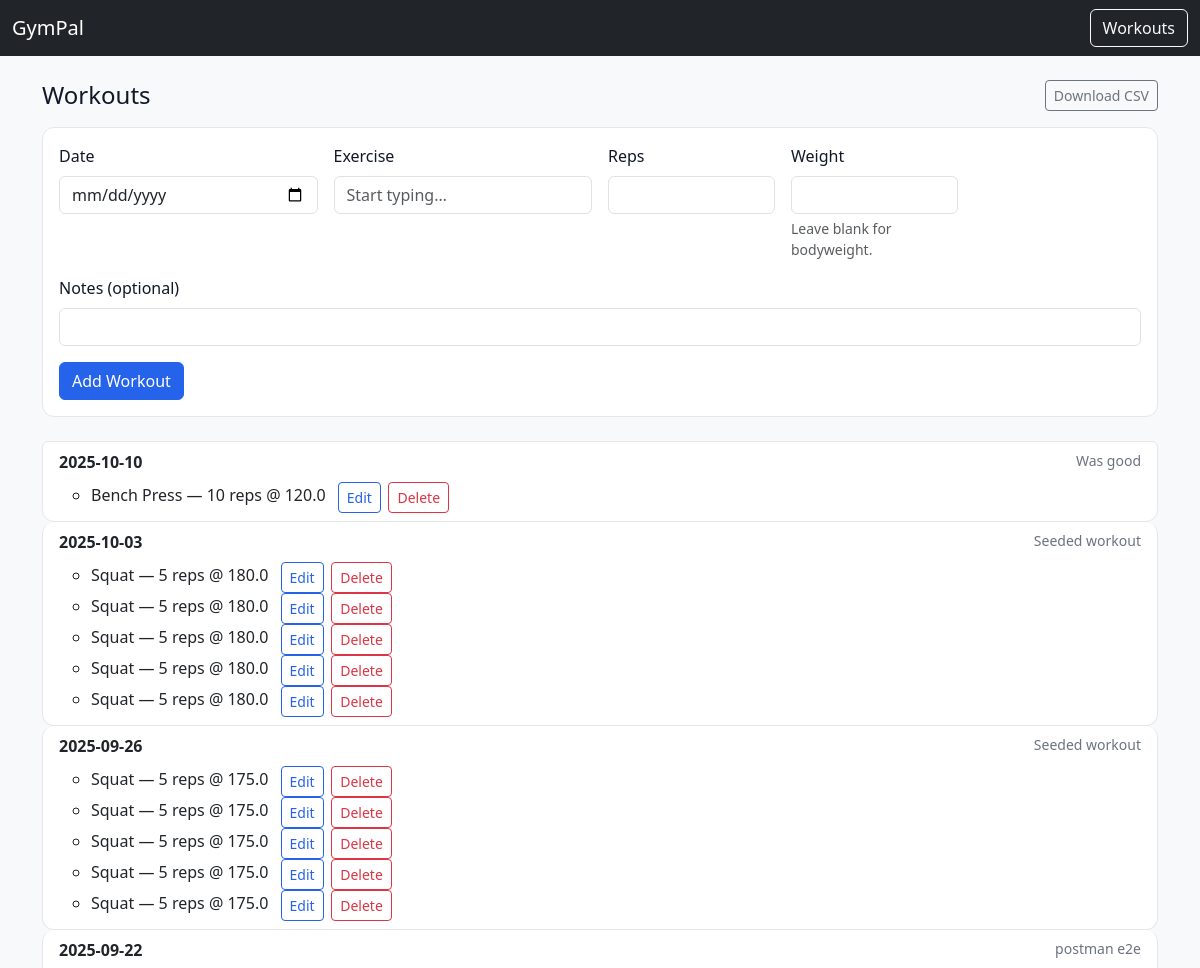
/workouts (upper part), run on an earlier commit of the app's database.
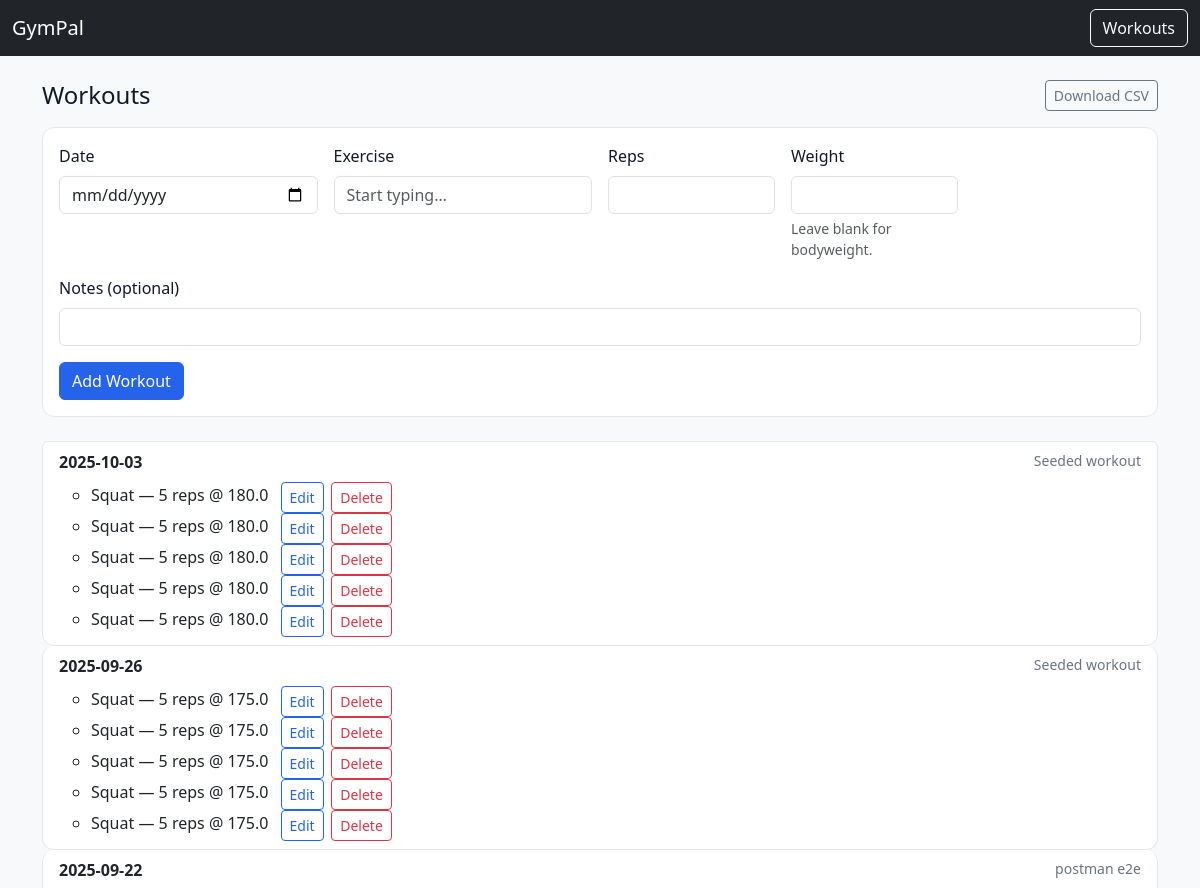
And on a later commit of the database.
### app.py (models this page shows)
class Base(DeclarativeBase):
    pass

class Workout(Base):
    __tablename__ = "workouts"
    id = Column(Integer, primary_key=True)
    user_id = Column(Integer, ForeignKey("users.id"), nullable=False)
    date = Column(Date, default=date.today)
    notes = Column(String(255), default="")
    user = relationship("User", back_populates="workouts")
    sets = relationship("Set", back_populates="workout", cascade="all, delete-orphan")

class Set(Base):
    __tablename__ = "sets"
    id = Column(Integer, primary_key=True)
    workout_id = Column(Integer, ForeignKey("workouts.id"), nullable=False)
    exercise_id = Column(Integer, ForeignKey("exercises.id"), nullable=False)
    reps = Column(Integer, nullable=False)
    weight = Column(Float, nullable=True)
    workout = relationship("Workout", back_populates="sets")
    exercise = relationship("Exercise")

class Exercise(Base):
    __tablename__ = "exercises"
    id = Column(Integer, primary_key=True)
    user_id = Column(Integer, ForeignKey("users.id"), nullable=False)
    name = Column(String(80), nullable=False)
    tag = Column(String(24), default="General")
    user = relationship("User", back_populates="exercises")
    __table_args__ = (
        UniqueConstraint("user_id", "name", name="uq_exercise_user_name"),
    )

### app.py (the view, shortened to what this page needs)
@app.route("/workouts", methods=["GET", "POST"])
def workouts():
    db = SessionLocal()
    try:
        user = get_user(db)
        ex_names = [e.name for e in db.query(Exercise).filter_by(user_id=user.id).order_by(Exercise.name).all()]
        rows = recent_workouts_for_user(db, user.id)
        return render_template("workouts.html", ex_names=ex_names, workouts=rows, form={})
    finally:
        SessionLocal.remove()

### app.py (called while the page is built)
def get_user(session):
    u = session.query(User).filter_by(email="default@local").first()
    if not u:
        u = User(email="default@local")
        session.add(u); session.commit()
    return u

def recent_workouts_for_user(db, user_id: int, limit=20):
    items = (db.query(Workout)
               .filter_by(user_id=user_id)
               .order_by(Workout.date.desc())
               .limit(limit).all())
    rows = []
    for w in items:
        pairs = (db.query(Set, Exercise)
                 .join(Exercise, Exercise.id == Set.exercise_id)
                 .filter(Set.workout_id == w.id).all())
        rows.append((w, pairs))
    return rows

@app.after_request
def add_security_headers(resp):
    resp.headers["X-Content-Type-Options"] = "nosniff"
    resp.headers["X-Frame-Options"] = "DENY"
    resp.headers["Referrer-Policy"] = "no-referrer"
    resp.headers["Content-Security-Policy"] = (
        "default-src 'self'; "
        "script-src 'self' https://cdn.jsdelivr.net; "
        "style-src 'self' https://cdn.jsdelivr.net; "
        "img-src 'self' data:; "
        "connect-src 'self';"
    )
    return resp

### templates/workouts.html (shortened to what this page needs)
{% extends "base.html" %}
{% block content %}
<h1 class="h4 mb-3 d-flex align-items-center justify-content-between">
  <span>Workouts</span>
  <a class="btn btn-sm btn-outline-secondary" href="{{ url_for('export_csv') }}">
    Download CSV
  </a>
</h1>
<form method="post" class="card card-body mb-4">
  <div class="row g-3">
    <div class="col-md-3">
      <label class="form-label">Date</label>
      <input type="date"
             name="date"
             class="form-control"
             required
             value="{{ form.date or '' }}">
    </div>
    <div class="col-md-3">
      <label class="form-label">Exercise</label>
      <input list="exerciseList"
             name="exercise"
             class="form-control"
             placeholder="Start typing…"
             required
             value="{{ form.exercise or '' }}">
    </div>
    <div class="col-md-2">
      <label class="form-label">Reps</label>
      <input type="number"
             name="reps"
             class="form-control"
             min="1"
             required
             value="{{ form.reps or '' }}">
    </div>
    <div class="col-md-2">
      <label class="form-label">Weight</label>
      <input type="number"
             step="0.5"
             name="weight"
             class="form-control"
             min="0"
             value="{{ form.weight or '' }}">
      <div class="form-text">Leave blank for bodyweight.</div>
    </div>
    <div class="col-12">
      <label class="form-label">Notes (optional)</label>
      <input type="text"
             name="notes"
             class="form-control"
             value="{{ form.notes or '' }}">
    </div>
  </div>
  <div class="mt-3">
    <button class="btn btn-primary">Add Workout</button>
  </div>
</form>
<ul class="list-group">
  {% for w, sets in workouts %}
    <li class="list-group-item">
      <div class="d-flex justify-content-between">
        <strong>{{ w.date }}</strong>
        <small class="text-muted">{{ w.notes }}</small>
      </div>
      <ul class="mt-2">
        {% for s, ex in sets %}
          <li>
            {{ ex.name }} — {{ s.reps }} reps @ {{ s.weight if s.weight is not none else "bodyweight" }}
            <small class="ms-2">
              <a class="btn btn-sm btn-outline-primary"
                 href="{{ url_for('edit_set', set_id=s.id) }}">Edit</a>
              <form method="post"
                    action="{{ url_for('delete_set', set_id=s.id) }}"
                    class="d-inline ms-1"
                    onsubmit="return confirm('Delete this entry? This cannot be undone.');">
                <button class="btn btn-sm btn-outline-danger" type="submit">Delete</button>
              </form>
            </small>
          </li>
        {% endfor %}
      </ul>
    </li>
  {% else %}
    <li class="list-group-item">No workouts yet.</li>
  {% endfor %}
</ul>
{% endblock %}

### templates/base.html (shortened to what this page needs)
<!doctype html>
<html>
<head>
  <link href="https://cdn.jsdelivr.net/npm/bootstrap@5.3.3/dist/css/bootstrap.min.css" rel="stylesheet">
  <link rel="stylesheet" href="{{ url_for('static', filename='main.css') }}">
</head>
<body class="bg-light">
<nav class="navbar navbar-dark bg-dark">
  <div class="container-fluid">
    <a class="navbar-brand" href="{{ url_for('index') }}">GymPal</a>
    <div class="d-flex">
      <a class="btn btn-outline-light" href="{{ url_for('workouts') }}">Workouts</a>
    </div>
  </div>
</nav>
<main class="container py-4">
  {% block content %}{% endblock %}
</main>
</body>
</html>

### static/main.css (style rules this page uses)
body { font-family: system-ui, -apple-system, Segoe UI, Roboto, Helvetica, Arial, sans-serif; }

### templates/base.html (style rules this page uses)
:root { --gp-primary: #2563eb; --gp-accent: #22c55e; --gp-text: #111827; --gp-muted: #6b7280; --gp-bg: #ffffff; --gp-card: #ffffff; --gp-border: #e5e7eb; }
body { color: var(--gp-text); background: var(--gp-bg); }
.text-muted { color: var(--gp-muted) !important; }
.card, .list-group-item { border-color: var(--gp-border); border-radius: .75rem; }
.btn-primary { background-color: var(--gp-primary); border-color: var(--gp-primary); }
.btn-outline-primary { color: var(--gp-primary); border-color: var(--gp-primary); }
.navbar .btn { margin-left: .5rem; }

What changed in the data, as far as the page shows it:
removed Workout: date "2025-10-10", notes "Was good"
removed Set: name "Bench Press", reps "10", weight "120.0", shown under "2025-10-10"
